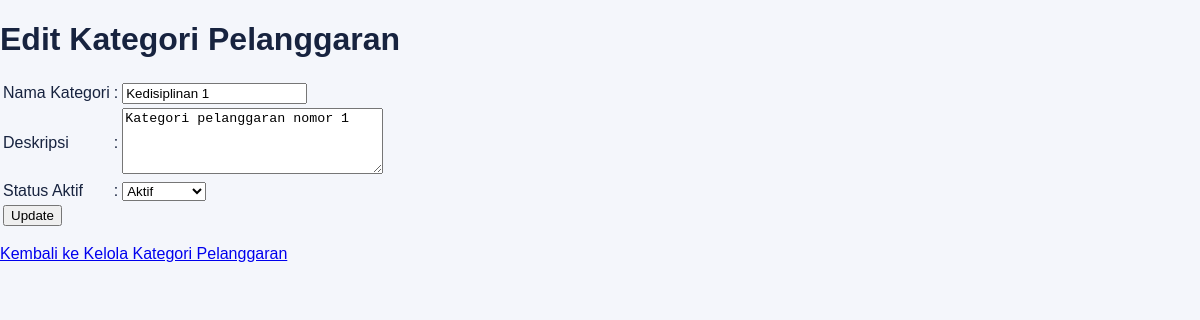
The app's page /edit_pelanggaran_kategori.php?id=1 (signed in) with its own data.
### tables this page shows
CREATE TABLE `t_pelanggaran_kategori` (
  `id` int(11) NOT NULL,
  `nama` varchar(100) DEFAULT NULL,
  `deskripsi` text NOT NULL,
  `status_aktif` tinyint(1) NOT NULL,
  `created_at` timestamp NOT NULL DEFAULT current_timestamp(),
  `updated_at` timestamp NOT NULL DEFAULT current_timestamp()
);

### edit_pelanggaran_kategori.php (the view, shortened to what this page needs)
<?php
include 'config/koneksi.php';
$id = $_GET['id'];
$sql = "SELECT * FROM t_pelanggaran_kategori WHERE id = '$id'";
$hasil = mysqli_query($koneksi, $sql);
$data = mysqli_fetch_assoc($hasil);
?>
<!DOCTYPE html>
<html>
<head>
    <link rel="stylesheet" href="layout/style.css">
</head>
<body>
    <h1>Edit Kategori Pelanggaran</h1>
    <form action="proses_edit_pelanggaran_kategori.php" method="POST">
        <table>
            <tr>
                <td>Nama Kategori</td>
                <td>:</td>
                <td>
                    <input type="text" name="nama"
                           value="<?php echo htmlspecialchars($data['nama']); ?>"
                           required>
                </td>
            </tr>
            <tr>
                <td>Deskripsi</td>
                <td>:</td>
                <td>
                    <textarea name="deskripsi" rows="4" cols="30"><?php
                        echo htmlspecialchars($data['deskripsi'] ?? '');
                    ?></textarea>
                </td>
            </tr>
            <tr>
                <td>Status Aktif</td>
                <td>:</td>
                <td>
                    <select name="status_aktif" required>
                        <option value="1"
                            <?php
                            if ($data['status_aktif'] == 1) {
                                echo 'selected';
                            }
                            ?>>
                            Aktif
                        </option>
                    </select>
                </td>
            </tr>
            <tr>
                <td colspan="3">
                    <input type="submit" value="Update">
                </td>
            </tr>
        </table>
    </form>
    <p>
        <a href="kelola_pelanggaran_kategori.php">
            Kembali ke Kelola Kategori Pelanggaran
        </a>
    </p>
</body>
</html>

### layout/style.css (style rules this page uses)
:root { --primary: #3659d9; --navy: #17233f; --background: #f4f6fb; --text-muted: #778198; --border: #e8ecf4; }
* { box-sizing: border-box; }
body { margin: 0; font-family: 'Poppins', sans-serif; background: var(--background); color: var(--navy); }

### records on screen
t_pelanggaran_kategori: nama "Kedisiplinan 1", deskripsi "Kategori pelanggaran nomor 1", status_aktif "Aktif"
